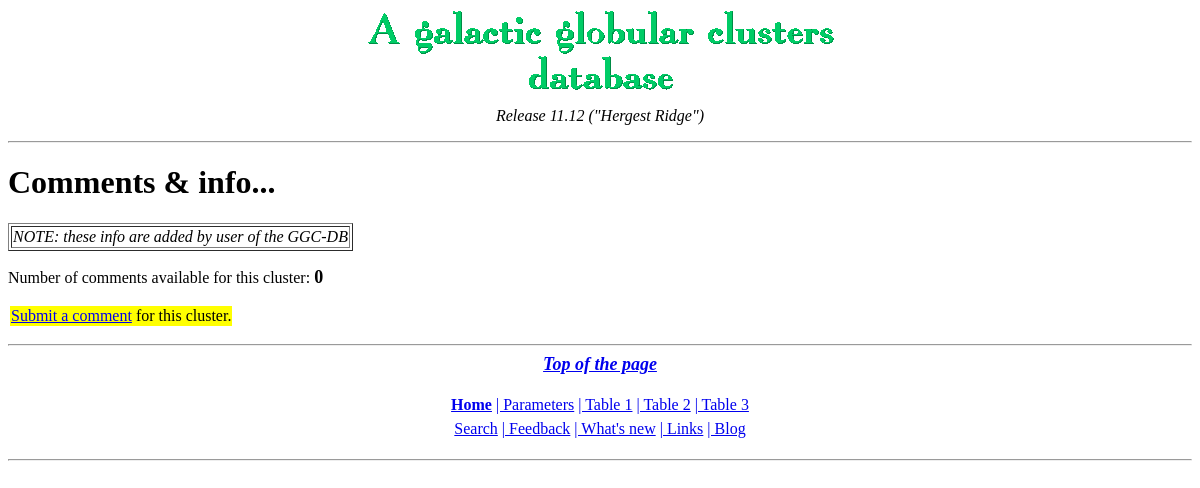
Before: /comments.php with the older database file.
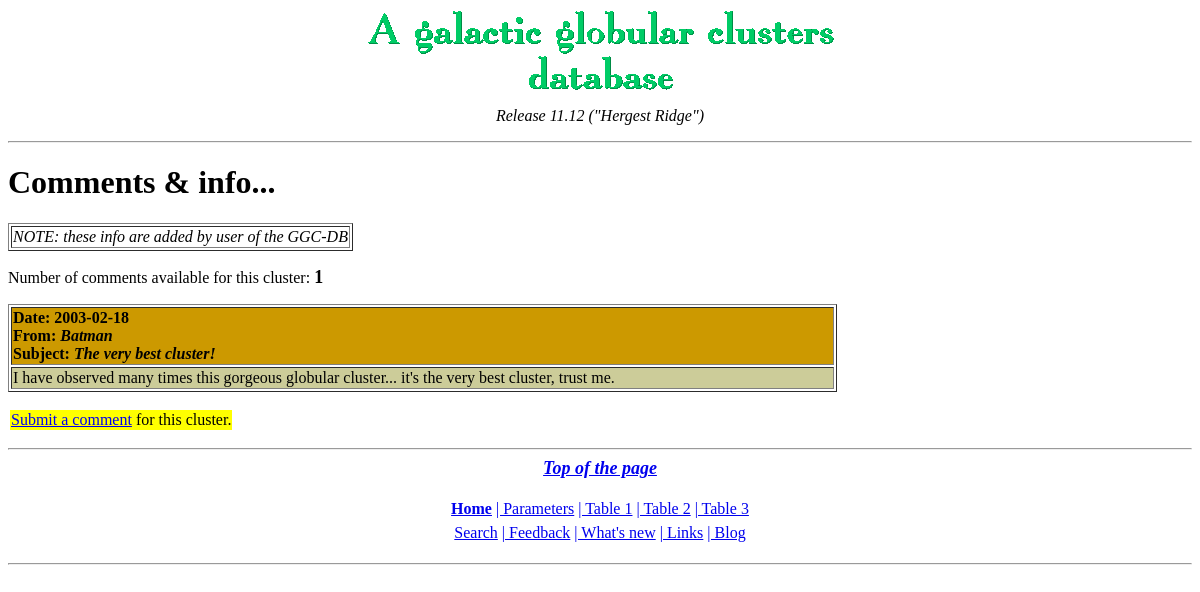
After: the same page with the newer database file.
### tables this page shows
CREATE TABLE `infousers` (
  `numcomm` smallint(6) NOT NULL,
  `ID` varchar(10) DEFAULT NULL,
  `datacomm` date DEFAULT NULL,
  `nomeuser` varchar(30) DEFAULT NULL,
  `commento` text,
  `intestazione` tinytext NOT NULL
);

### comments.php (the view, shortened to what this page needs)
<html>
<head><title>GGCs database - Comments</title></head>
<body background="http://www.mporzio.astro.it/images/backgr2.jpg">
<?php
include 'inte2.php';
$ggc= $_GET['ggc'];
?>
<h1>Comments & info...</h1>
<table border=1><tr><td><i>
NOTE: these info are added by user of the GGC-DB
</i></td></tr></table>
<p>
<?php
$query = "SELECT * FROM infousers WHERE ID like '%$ggc%' ORDER BY datacomm DESC";
$result = mysql_query($query) or die("Query failed");
$res_1 = mysql_num_rows($result);
echo 'Number of comments available for this cluster: ';
echo '<font size="+1"><b>';
echo $res_1;
echo "<p>";
if ($res_1 > 0) {
while ($line = mysql_fetch_array($result)) {
print "<table border=1 width=\"70%\">\n";
print "\t<tr align=left BGCOLOR=\"#CC9900\">\n";
print "\t\t<td width=\"20%\"><b>Date: $line[2]<br>\n";
print "<b>From: <i>$line[3]</i><br>\n";
print "Subject: <i>$line[5]</i></td>\n";
print "\t</tr>\n";
print "\t<tr>\n";
print "\t\t<td colspan=3 BGCOLOR=\"#CCCC99\">$line[4]</td>\n";
print "\t</tr>";
print "</table><p>\n";
 }
}
?>
<p>
<table><tr bgcolor="yellow"><td>
<a href="http://spreadsheets.google.com/viewform?key=p1N94_rn_Xm7WNbXV3QviSA">Submit a comment</a> for this cluster.
</tr></td></table>
</body>
</html>

Changed rows visible on the page:
added infousers: datacomm "2003-02-18", nomeuser "Batman", intestazione "The very best cluster!", commento "I have observed many times this gorgeous globular cluster... it's the very best cluster, trust me."
Other visible differences:
$res_1: "0" → "1"
